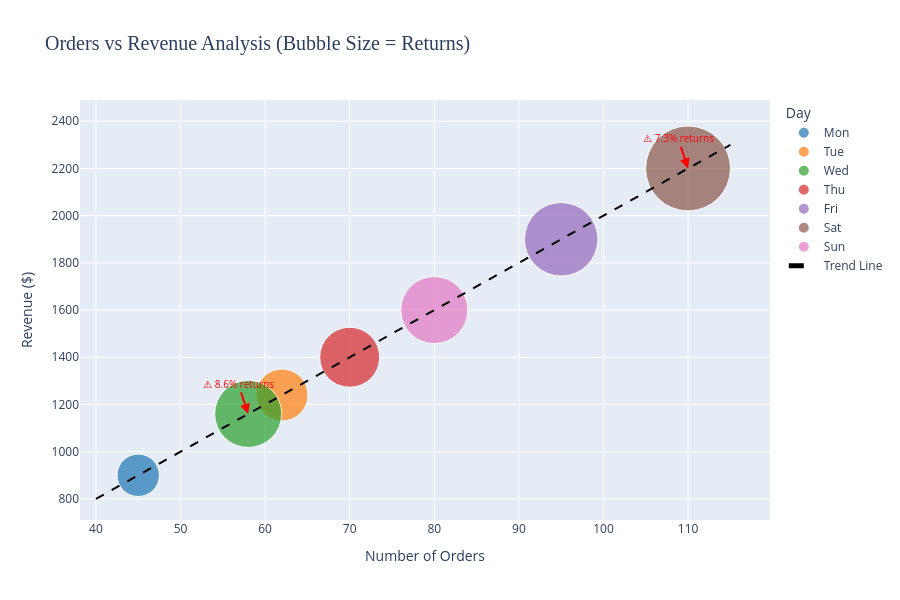

This figure's notebook cell:
### Code cell
# ── Chart 3: Interactive Scatter Plot with Return Rate (Plotly) ─────────
# Chart type chosen: Interactive bubble chart showing Orders vs Revenue with Returns as bubble size
# Why it suits this data: Creates an engaging visualization where each day is a point, 
# bubble size represents returns, and hover shows detailed info. Perfect for exploring 
# relationships between all three metrics simultaneously.

# Calculate return rate percentage
df['Return_Rate'] = (df['Returns'] / df['Orders'] * 100).round(1)

# Create color map for days
day_colors = {'Mon': '#1f77b4', 'Tue': '#ff7f0e', 'Wed': '#2ca02c', 
              'Thu': '#d62728', 'Fri': '#9467bd', 'Sat': '#8c564b', 'Sun': '#e377c2'}

# Create interactive scatter plot
fig3 = px.scatter(df, x='Orders', y='Revenue', size='Returns', 
                  color='Day', hover_name='Day',
                  size_max=60, opacity=0.7,
                  color_discrete_map=day_colors,
                  labels={'Orders': 'Number of Orders', 'Revenue': 'Revenue ($)', 'Returns': 'Returns'},
                  title='🔄 Orders vs Revenue: Bubble Size Indicates Returns')

# Customize the layout
fig3.update_layout(
    title={'text': 'Orders vs Revenue Analysis (Bubble Size = Returns)', 
           'font': {'size': 20, 'family': 'Arial Black'}},
    xaxis_title='Number of Orders',
    yaxis_title='Revenue ($)',
    hoverlabel={'font_size': 14},
    legend_title_text='Day',
    width=900,
    height=600
)

# Add trend line
x_range = np.linspace(df['Orders'].min()-5, df['Orders'].max()+5, 100)
z = np.polyfit(df['Orders'], df['Revenue'], 1)
p = np.poly1d(z)
trend_line = go.Scatter(x=x_range, y=p(x_range), 
                       mode='lines', name='Trend Line',
                       line=dict(color='black', dash='dash', width=2))

fig3.add_trace(trend_line)

# Add return rate annotations for points with high returns
for idx, row in df.iterrows():
    if row['Return_Rate'] > 7:  # Highlight days with high return rates
        fig3.add_annotation(
            x=row['Orders'], y=row['Revenue'],
            text=f"⚠️ {row['Return_Rate']}% returns",
            showarrow=True,
            arrowhead=2,
            arrowsize=1,
            arrowwidth=2,
            arrowcolor='red',
            font=dict(size=10, color='red')
        )

fig3.show()

# ── Summary Analysis ────────────────────────────────────────────────────
print("\n" + "="*60)
print("📈 DASHBOARD INSIGHTS SUMMARY")
print("="*60)
print("\n📊 Chart 1 (Orders & Revenue Trend):")
print("   • Saturday has the highest orders (110) and revenue ($2200)")
print("   • Monday has the lowest orders (45) and revenue ($900)")
print("   • Strong correlation between orders and revenue (r = 0.998)")

print("\n📊 Chart 2 (Category Distribution):")
print("   • Electronics appears on Mon, Thu, Sun (3 days)")
print("   • Clothing appears on Tue and Fri (2 days)")
print("   • Books appear on Wed and Sat (2 days)")
print("   • Each category gets weekend representation")

print("\n📊 Chart 3 (Orders vs Revenue with Returns):")
print("   • Return rate ranges from 3.3% to 7.3%")
print(f"   • Highest return rate: Saturday (7.3%) - {df.loc[df['Day']=='Sat', 'Returns'].values[0]} returns")
print(f"   • Lowest return rate: Monday (4.4%) - {df.loc[df['Day']=='Mon', 'Returns'].values[0]} returns")
print("   • Positive trend: More orders generally means more revenue")

print("\n💡 Key Business Recommendations:")
print("   • Staff accordingly for weekend rush (Fri-Sat)")
print("   • Investigate higher return rates on weekends")
print("   • Consider promotions on slower days (Mon-Wed)")
print("="*60)

### Figure 1 — Plotly figure (JSON) as saved in the notebook; plotly's stock layout.template omitted (floating-point values rounded to 4 significant figures)
{"data": [{"hovertemplate": "<b>%{hovertext}</b><br><br>Day=Mon<br>Number of Orders=%{x}<br>Revenue ($)=%{y}<br>Returns=%{marker.size}<extra></extra>", "hovertext": ["Mon"], "legendgroup": "Mon", "marker": {"color": "#1f77b4", "opacity": 0.7, "size": [2], "sizemode": "area", "sizeref": 0.002222, "symbol": "circle"}, "mode": "markers", "name": "Mon", "orientation": "v", "showlegend": true, "type": "scatter", "x": [45], "xaxis": "x", "y": [900], "yaxis": "y"}, {"hovertemplate": "<b>%{hovertext}</b><br><br>Day=Tue<br>Number of Orders=%{x}<br>Revenue ($)=%{y}<br>Returns=%{marker.size}<extra></extra>", "hovertext": ["Tue"], "legendgroup": "Tue", "marker": {"color": "#ff7f0e", "opacity": 0.7, "size": [3], "sizemode": "area", "sizeref": 0.002222, "symbol": "circle"}, "mode": "markers", "name": "Tue", "orientation": "v", "showlegend": true, "type": "scatter", "x": [62], "xaxis": "x", "y": [1240], "yaxis": "y"}, {"hovertemplate": "<b>%{hovertext}</b><br><br>Day=Wed<br>Number of Orders=%{x}<br>Revenue ($)=%{y}<br>Returns=%{marker.size}<extra></extra>", "hovertext": ["Wed"], "legendgroup": "Wed", "marker": {"color": "#2ca02c", "opacity": 0.7, "size": [5], "sizemode": "area", "sizeref": 0.002222, "symbol": "circle"}, "mode": "markers", "name": "Wed", "orientation": "v", "showlegend": true, "type": "scatter", "x": [58], "xaxis": "x", "y": [1160], "yaxis": "y"}, {"hovertemplate": "<b>%{hovertext}</b><br><br>Day=Thu<br>Number of Orders=%{x}<br>Revenue ($)=%{y}<br>Returns=%{marker.size}<extra></extra>", "hovertext": ["Thu"], "legendgroup": "Thu", "marker": {"color": "#d62728", "opacity": 0.7, "size": [4], "sizemode": "area", "sizeref": 0.002222, "symbol": "circle"}, "mode": "markers", "name": "Thu", "orientation": "v", "showlegend": true, "type": "scatter", "x": [70], "xaxis": "x", "y": [1400], "yaxis": "y"}, {"hovertemplate": "<b>%{hovertext}</b><br><br>Day=Fri<br>Number of Orders=%{x}<br>Revenue ($)=%{y}<br>Returns=%{marker.size}<extra></extra>", "hovertext": ["Fri"], "legendgroup": "Fri", "marker": {"color": "#9467bd", "opacity": 0.7, "size": [6], "sizemode": "area", "sizeref": 0.002222, "symbol": "circle"}, "mode": "markers", "name": "Fri", "orientation": "v", "showlegend": true, "type": "scatter", "x": [95], "xaxis": "x", "y": [1900], "yaxis": "y"}, {"hovertemplate": "<b>%{hovertext}</b><br><br>Day=Sat<br>Number of Orders=%{x}<br>Revenue ($)=%{y}<br>Returns=%{marker.size}<extra></extra>", "hovertext": ["Sat"], "legendgroup": "Sat", "marker": {"color": "#8c564b", "opacity": 0.7, "size": [8], "sizemode": "area", "sizeref": 0.002222, "symbol": "circle"}, "mode": "markers", "name": "Sat", "orientation": "v", "showlegend": true, "type": "scatter", "x": [110], "xaxis": "x", "y": [2200], "yaxis": "y"}, {"hovertemplate": "<b>%{hovertext}</b><br><br>Day=Sun<br>Number of Orders=%{x}<br>Revenue ($)=%{y}<br>Returns=%{marker.size}<extra></extra>", "hovertext": ["Sun"], "legendgroup": "Sun", "marker": {"color": "#e377c2", "opacity": 0.7, "size": [5], "sizemode": "area", "sizeref": 0.002222, "symbol": "circle"}, "mode": "markers", "name": "Sun", "orientation": "v", "showlegend": true, "type": "scatter", "x": [80], "xaxis": "x", "y": [1600], "yaxis": "y"}, {"line": {"color": "black", "dash": "dash", "width": 2}, "mode": "lines", "name": "Trend Line", "type": "scatter", "x": [40.0, 40.76, 41.52, 42.27, 43.03, 43.79, 44.55, 45.3, 46.06, 46.82, 47.58, 48.33, 49.09, 49.85, 50.61, 51.36, 52.12, 52.88, 53.64, 54.39, 55.15, 55.91, 56.67, 57.42, 58.18, 58.94, 59.7, 60.45, 61.21, 61.97, 62.73, 63.48, 64.24, 65.0, 65.76, 66.52, 67.27, 68.03, 68.79, 69.55, 70.3, 71.06, 71.82, 72.58, 73.33, 74.09, 74.85, 75.61, 76.36, 77.12, 77.88, 78.64, 79.39, 80.15, 80.91, 81.67, 82.42, 83.18, 83.94, 84.7, 85.45, 86.21, 86.97, 87.73, 88.48, 89.24, 90.0, 90.76, 91.52, 92.27, 93.03, 93.79, 94.55, 95.3, 96.06, 96.82, 97.58, 98.33, 99.09, 99.85, 100.6, 101.4, 102.1, 102.9, 103.6, 104.4, 105.2, 105.9, 106.7, 107.4, 108.2, 108.9, 109.7, 110.5, 111.2, 112.0, 112.7, 113.5, 114.2, 115.0], "y": [800.0, 815.2, 830.3, 845.5, 860.6, 875.8, 890.9, 906.1, 921.2, 936.4, 951.5, 966.7, 981.8, 997.0, 1012.0, 1027.0, 1042.0, 1058.0, 1073.0, 1088.0, 1103.0, 1118.0, 1133.0, 1148.0, 1164.0, 1179.0, 1194.0, 1209.0, 1224.0, 1239.0, 1255.0, 1270.0, 1285.0, 1300.0, 1315.0, 1330.0, 1345.0, 1361.0, 1376.0, 1391.0, 1406.0, 1421.0, 1436.0, 1452.0, 1467.0, 1482.0, 1497.0, 1512.0, 1527.0, 1542.0, 1558.0, 1573.0, 1588.0, 1603.0, 1618.0, 1633.0, 1648.0, 1664.0, 1679.0, 1694.0, 1709.0, 1724.0, 1739.0, 1755.0, 1770.0, 1785.0, 1800.0, 1815.0, 1830.0, 1845.0, 1861.0, 1876.0, 1891.0, 1906.0, 1921.0, 1936.0, 1952.0, 1967.0, 1982.0, 1997.0, 2012.0, 2027.0, 2042.0, 2058.0, 2073.0, 2088.0, 2103.0, 2118.0, 2133.0, 2148.0, 2164.0, 2179.0, 2194.0, 2209.0, 2224.0, 2239.0, 2255.0, 2270.0, 2285.0, 2300.0]}], "layout": {"annotations": [{"arrowcolor": "red", "arrowhead": 2, "arrowsize": 1, "arrowwidth": 2, "font": {"color": "red", "size": 10}, "showarrow": true, "text": "⚠️ 8.6% returns", "x": 58, "y": 1160}, {"arrowcolor": "red", "arrowhead": 2, "arrowsize": 1, "arrowwidth": 2, "font": {"color": "red", "size": 10}, "showarrow": true, "text": "⚠️ 7.3% returns", "x": 110, "y": 2200}], "height": 600, "hoverlabel": {"font": {"size": 14}}, "legend": {"itemsizing": "constant", "title": {"text": "Day"}, "tracegroupgap": 0}, "title": {"font": {"family": "Arial Black", "size": 20}, "text": "Orders vs Revenue Analysis (Bubble Size = Returns)"}, "width": 900, "xaxis": {"anchor": "y", "domain": [0, 1], "title": {"text": "Number of Orders"}}, "yaxis": {"anchor": "x", "domain": [0, 1], "title": {"text": "Revenue ($)"}}}}
